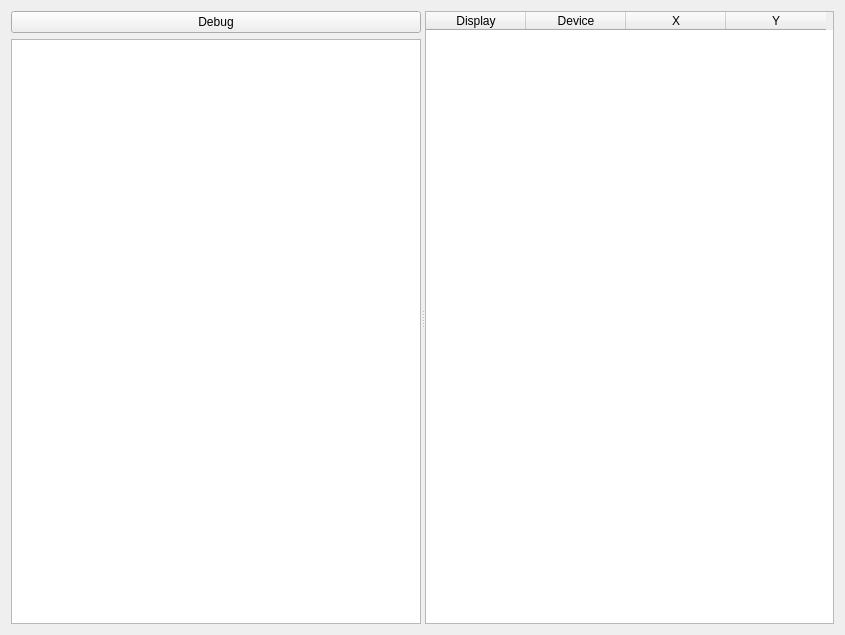
<?xml version="1.0" encoding="UTF-8"?>
<ui version="4.0">
 <class>Form</class>
 <widget class="QWidget" name="Form">
  <property name="geometry">
   <rect>
    <x>0</x>
    <y>0</y>
    <width>845</width>
    <height>635</height>
   </rect>
  </property>
  <property name="windowTitle">
   <string>Line Plot</string>
  </property>
  <layout class="QHBoxLayout" name="horizontalLayout">
   <item>
    <widget class="QSplitter" name="splitter">
     <property name="orientation">
      <enum>Qt::Horizontal</enum>
     </property>
     <property name="opaqueResize">
      <bool>false</bool>
     </property>
     <widget class="QWidget" name="verticalLayoutWidget">
      <layout class="QVBoxLayout" name="verticalLayout">
       <item>
        <widget class="QPushButton" name="pushButton_debug">
         <property name="text">
          <string>Debug</string>
         </property>
        </widget>
       </item>
       <item>
        <widget class="GraphicsLayoutWidget" name="glw"/>
       </item>
      </layout>
     </widget>
     <widget class="QTableWidget" name="mouse_table">
      <property name="textElideMode">
       <enum>Qt::ElideMiddle</enum>
      </property>
      <column>
       <property name="text">
        <string>Display</string>
       </property>
      </column>
      <column>
       <property name="text">
        <string>Device</string>
       </property>
      </column>
      <column>
       <property name="text">
        <string>X</string>
       </property>
      </column>
      <column>
       <property name="text">
        <string>Y</string>
       </property>
      </column>
     </widget>
    </widget>
   </item>
  </layout>
 </widget>
 <customwidgets>
  <customwidget>
   <class>GraphicsLayoutWidget</class>
   <extends>QGraphicsView</extends>
   <header>pyqtgraph.h</header>
  </customwidget>
 </customwidgets>
 <resources/>
 <connections/>
</ui>
